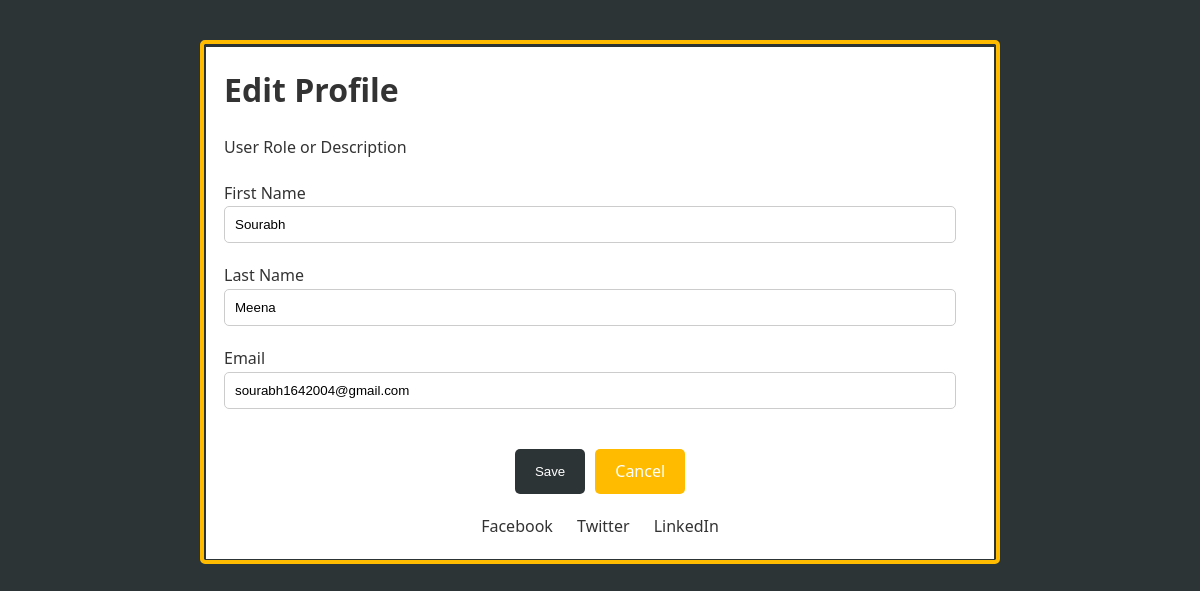
The page /accounts/edit_profile/1/ on the database as committed earlier.
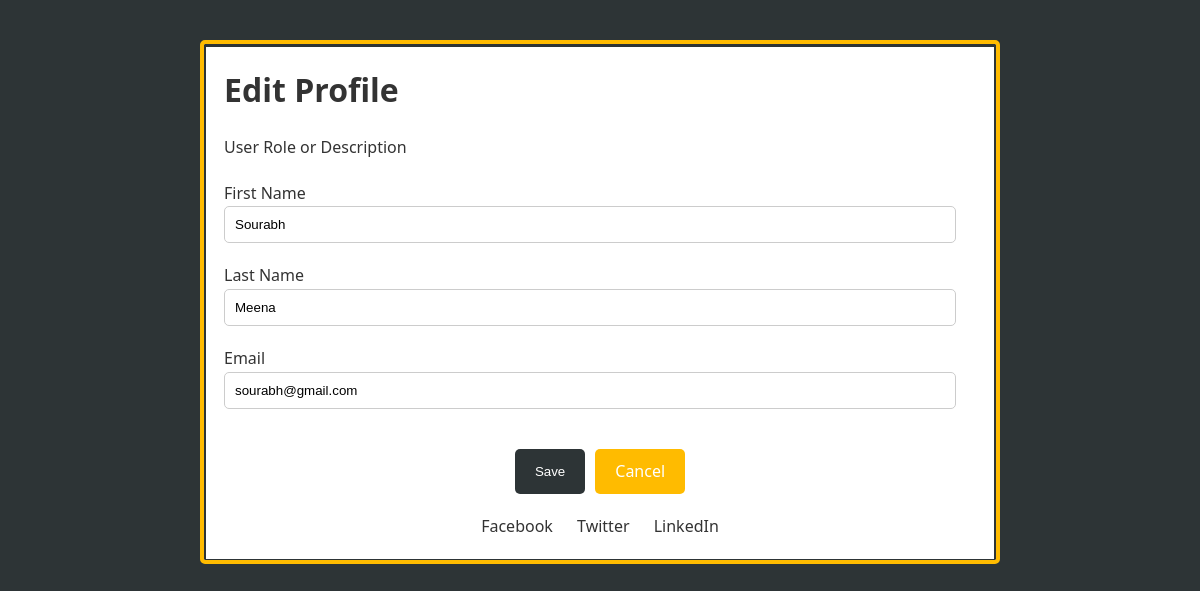
The same page on the database as committed later.
### useraccount/models.py (models this page shows)
class User(models.Model):
    first_name=models.CharField(max_length=100)
    last_name=models.CharField(max_length=100)
    email=models.EmailField(unique=True)
    password=models.CharField(max_length=100)

### useraccount/views.py (the view)
# urls.py: path('edit_profile/<int:user_id>/',views.edit_profile, name='editprofile'),
def edit_profile(request,user_id):
    user = User.objects.get(id=user_id)
    if request.method == 'POST':
        user.first_name = request.POST.get('first_name')
        user.last_name = request.POST.get('last_name')
        user.email = request.POST.get('email')
        user.save()
        return redirect('profile',user_id=user_id)
    return render(request, 'edit_profile.html', {'user': user})

### templates/edit_profile.html (shortened to what this page needs)
<!DOCTYPE html>
<html lang="en">
<head>
    <link rel="stylesheet" href="/static/css/edit_profile.css">
</head>
<body>
    <div class="profile-container">
        <div class="profile-header">
            <h1>Edit Profile</h1>
            <p class="role">User Role or Description</p>
        </div>
        <form method="post">
            <label for="first_name">First Name</label>
            <input type="text" id="first_name" name="first_name" placeholder="First Name" value="{{ user.first_name }}"
                required><br>
            <label for="last_name">Last Name</label>
            <input type="text" id="last_name" name="last_name" placeholder="Last Name" value="{{ user.last_name }}"
                required><br>
            <label for="email">Email</label>
            <input type="email" id="email" name="email" placeholder="Email" value="{{ user.email }}" required><br>
                    <div class="form-actions">
            <button type="submit" class="edit-profile-btn">Save</button>
            <a href="{% url 'profile' user.id %}" class="go-back-btn">Cancel</a>
        </div>
        </form>
        <div class="social-links">
            <a href="#" class="social-link">Facebook</a>
            <a href="#" class="social-link">Twitter</a>
            <a href="#" class="social-link">LinkedIn</a>
        </div>
    </div>
</body>
</html>

Rows that differ between the two databases and show on the page:
changed User "Sourabh": email "sourabh1642004@gmail.com" → "sourabh@gmail.com"
